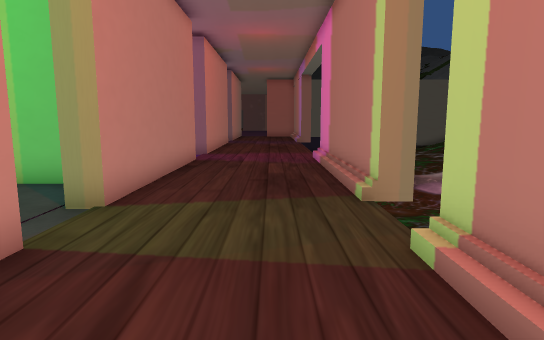
View 1 (above)

16 first-person views from a walk through a scene from a Unity 3-D project. The camera is 1.5 m above the floor, tilts 8° down and sees 75° across. The floor is counted in squares, 1 m on a side. Each view is taken from the middle of a square. On the plan, view 1 faces up. The plan holds only what a view shows up to about 16 squares ahead; the rest is blank. The place goes on beyond the plan. The player character is not drawn. Some surface patterns are stand-ins.

View 2
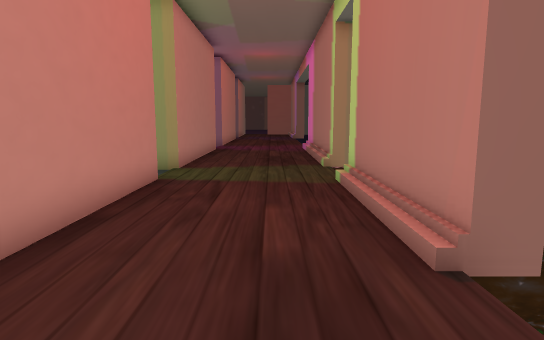

View 3
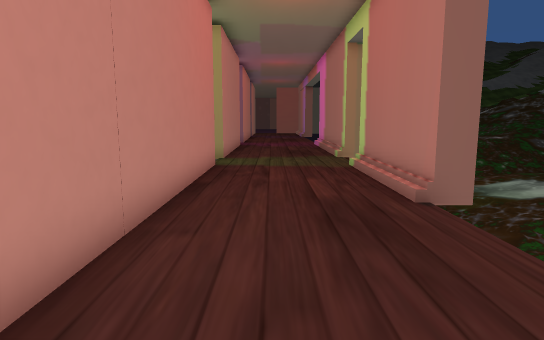

View 4
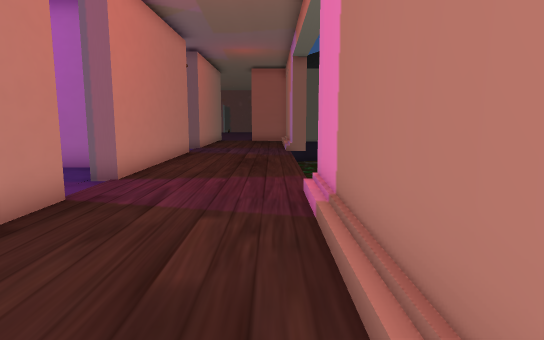

View 5
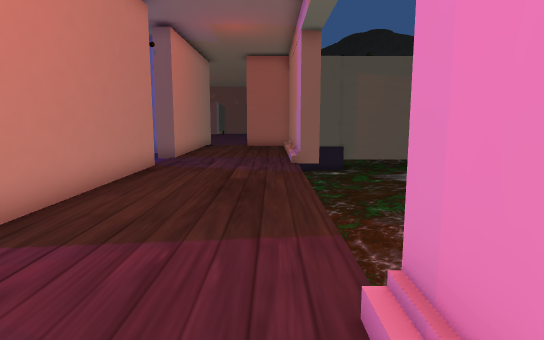

View 6
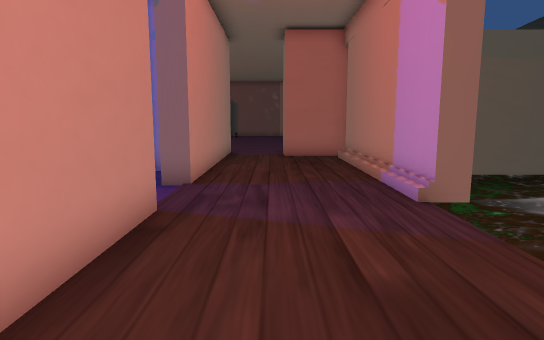

View 7
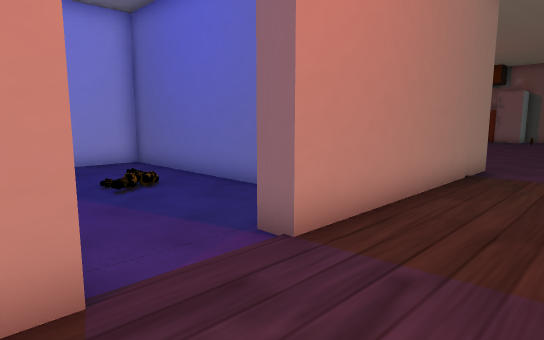

View 8
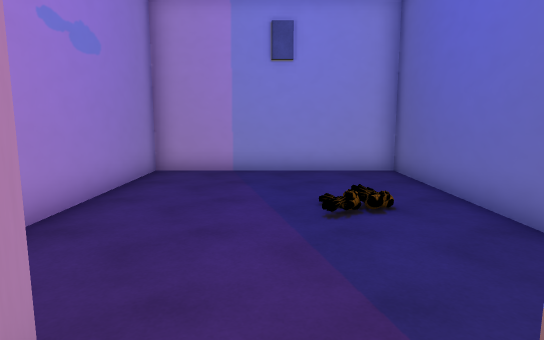

View 9
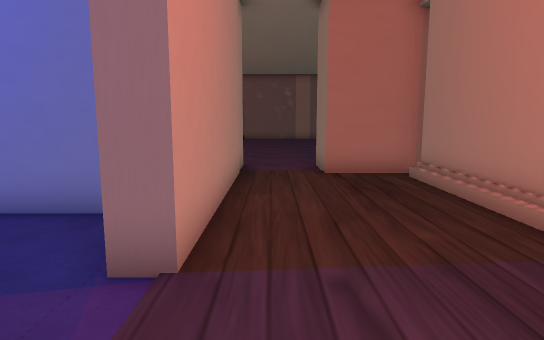

View 10
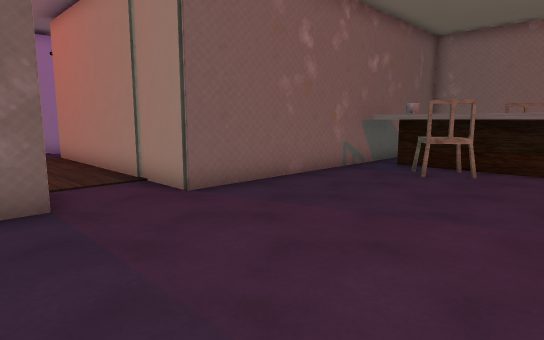

View 11
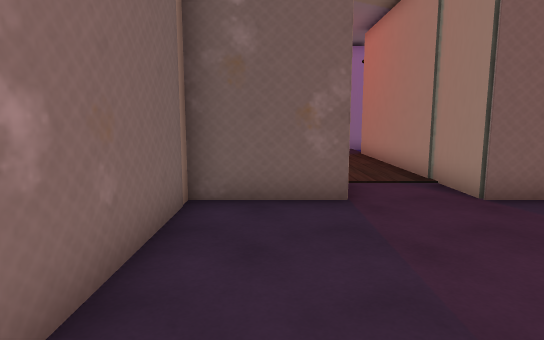

View 12
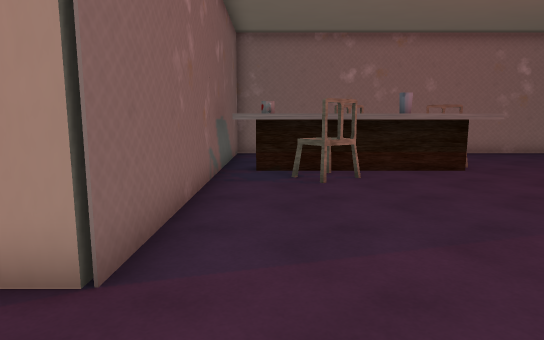

View 13
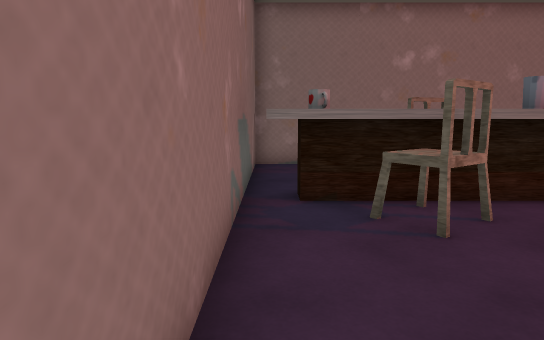

View 14
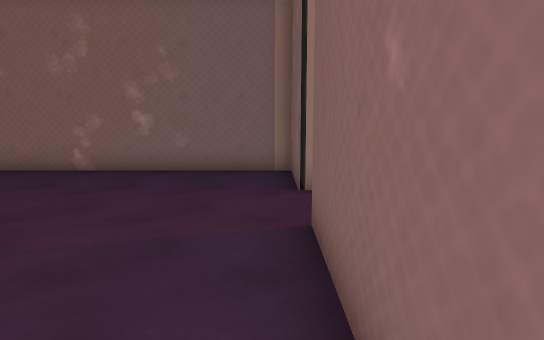

View 15
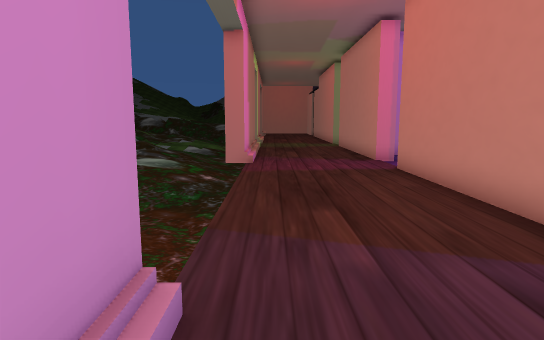

View 16
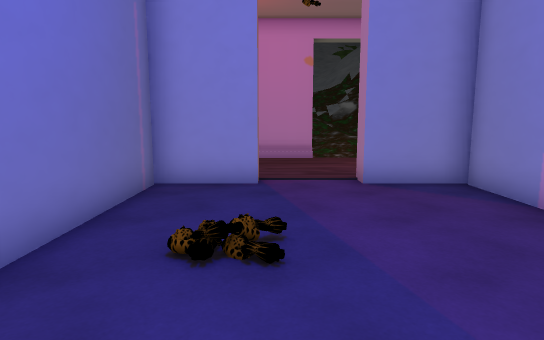

### Floor plan
Key: @ floor where view 1 was taken; # wall or solid block; x gap in a wall; . floor; v drop or lower ground; O other object.
Columns run from 16 left of view 1 to 5 right of it. Each row starts with its distance up from view 1.
 42     OOO....  ......#
 41      OO............#
 40    OOOO............#
 39     OOOO...........#
 38      OOO...........#
 37 #... OO............#
 36 #...  O............#
 35 ##############..####
 34              #..###
 33              #..###
 32              #....#
 31              #....#
 30              #....#  v
 29    ###########....#  v
 28    #........##....#vvv
 27    #........##....#vvv
 26    #..............#vvv
 25    #..............#vvv
 24    #..............vvvv
 23    #........##....vvvv
 22    #........##....vvvv
 21    ###########....vvvv
 20              #....vvv
 19           ####....vvv
 18              #....vvv
 17              #....vvvv
 16             ##....vvvv
 15             ......vvvv
 14              .....#vvv
 13             ##....#vvv
 12              #....#vvv
 11            ###....# vv
 10              #....#
  9              #....#
  8           ####....#
  7            . #....#
  6            .##....vv
  5             ......v  v
  4              #....x  v
  3              #....#  v
  2              #....# vv
  1              #....# vv
  0              #..@.# vv
 -1              #....#
 -2              #....vv
 -3              #....v
 -4              #....v
 -5              #....v
 -6              #....
 -7
 -8                .

Where each view was taken, in squares from view 1:
view 1: 0 up, 0 right, facing up
view 2: 5 down, 0 right, facing up
view 3: 8 down, 1 left, facing up
view 4: 7 up, 1 right, facing up
view 5: 12 up, 1 right, facing up
view 6: 18 up, 1 left, facing up
view 7: 23 up, 0 right, facing up-left
view 8: 25 up, 2 left, facing left
view 9: 23 up, 2 left, facing up
view 10: 42 up, 1 right, facing down-left
view 11: 42 up, 1 right, facing down
view 12: 37 up, 0 right, facing left
view 13: 36 up, 4 left, facing left
view 14: 36 up, 8 left, facing right
view 15: 27 up, 1 right, facing down
view 16: 26 up, 12 left, facing right
